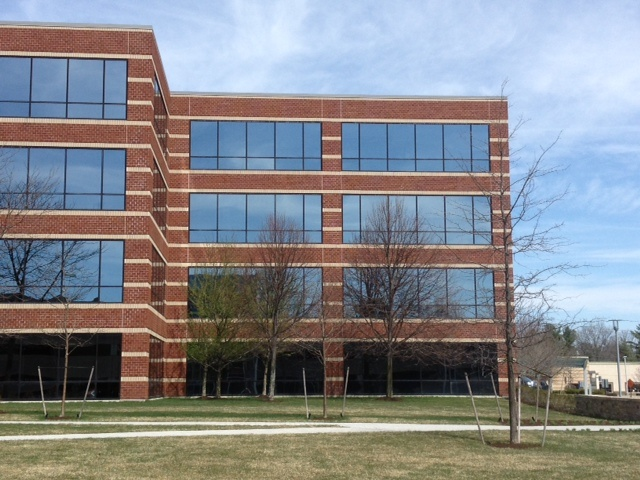
#> input picture vc_practica4-5/imagen{i}.JPG, 640 x 480 px
$ python -i bck.py   (imports and definitions only)
#> lines starting #> are read from the running program, lines starting #| are printed output that depends on the picture
#> further down, picture is the input picture: shape (480, 640, 3); mean B, G, R 139.6, 134.8, 132.6
import cv2 as cv
import numpy as np
import matplotlib.pyplot as plt
import time

#------------------------------------------------------------------------------
# Features detection operators
# https://www.geeksforgeeks.org/feature-detection-and-matching-with-opencv-python/
# https://docs.opencv.org/4.x/dc/dc3/tutorial_py_matcher.html
def HARRIS(img):
    grayscale = cv.cvtColor(img, cv.COLOR_BGR2GRAY)
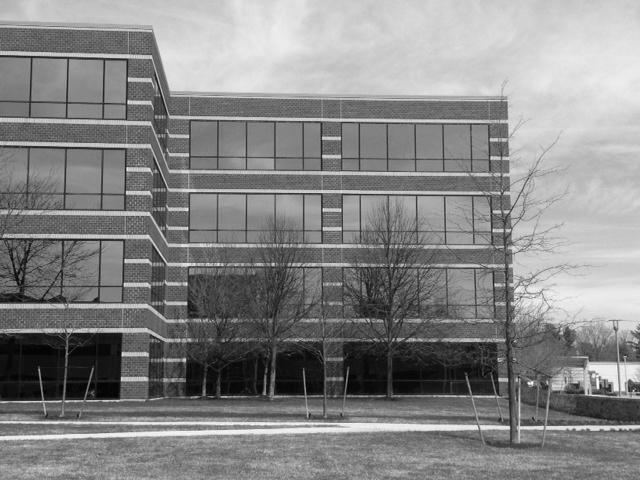
#> grayscale: shape (480, 640); min 1, max 253, mean 134.7
    grayscale = np.float32(grayscale)
    harris    = cv.cornerHarris(grayscale, blockSize=2, ksize=3, k=0.04)
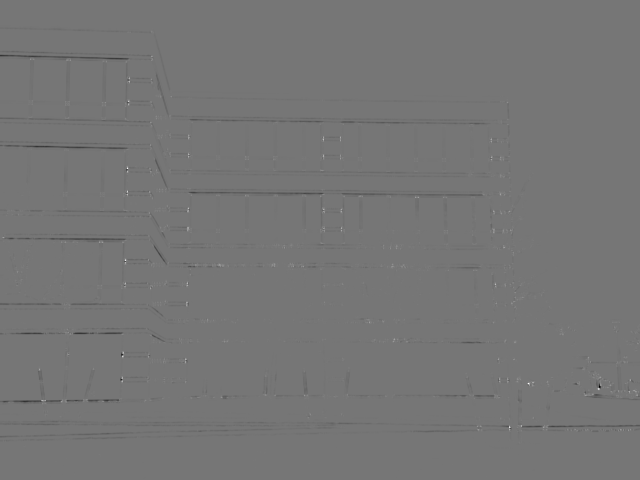
#> harris: shape (480, 640) float32; min -35643616, max 41216228, mean -140842.2; drawn with min black and max white
    # Result is dilated for marking the corners, not important
    return  cv.dilate(harris, None)
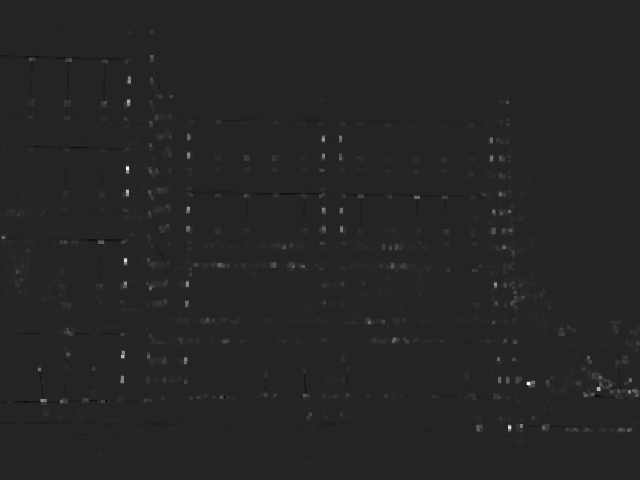
#> returned value: shape (480, 640) float32; min -6958006, max 41216228, mean 159635.2; drawn with min black and max white

# https://docs.opencv.org/4.x/da/df5/tutorial_py_sift_intro.html
# [123 lines left out: functions SIFT, ORB, AKAZE, BRUTE_FORCE_MATCH, KNN_MATCH, FLANN_MATCH and 1 more, not called in this run]
            # return matches, cv.drawMatchesKnn(fst, fst_kp, snd, snd_kp, good, None, flags=cv.DrawMatchesFlags_NOT_DRAW_SINGLE_POINTS)

>>> import cv2
>>> picture = cv2.imread('imagen{i}.JPG')
>>> result = HARRIS(picture)
